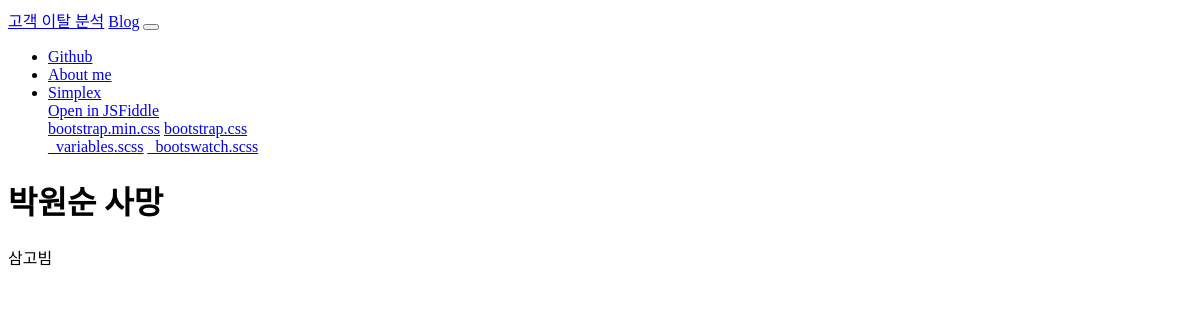
The page /blog/1/ on the database as committed earlier.
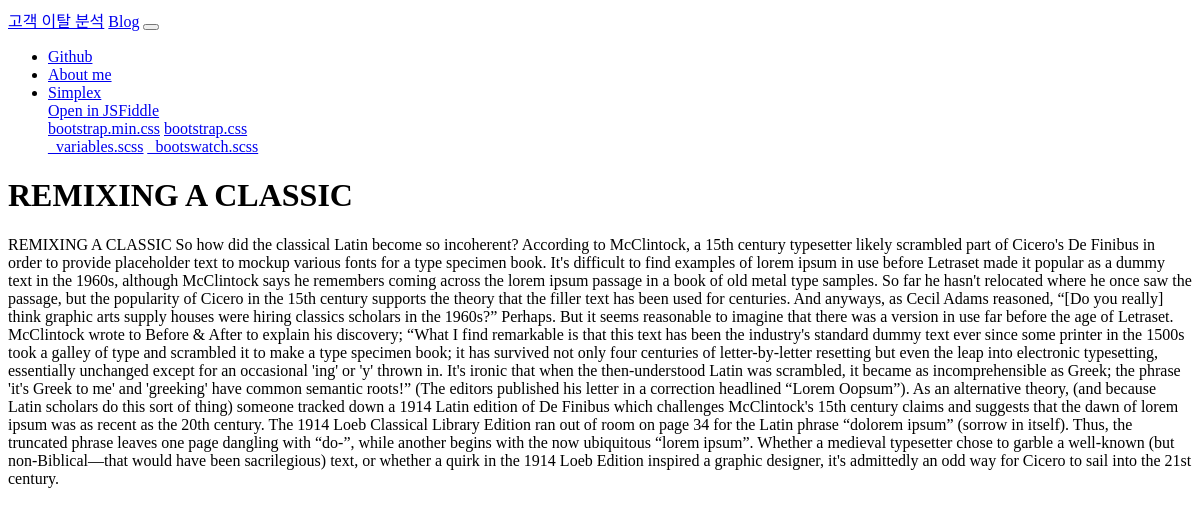
The same page on the database as committed later.
### blog/models.py (models this page shows, shortened)
class Post(models.Model):
    title = models.CharField(max_length=30)  # 길이제한 필요
    content = models.TextField()
    head_image = models.ImageField(upload_to='blog/%Y/%m/%d/', blank=True)
    created = models.DateTimeField()
    author = models.ForeignKey(User, on_delete=models.CASCADE)

### blog/views.py (the view)
# urls.py: path('<int:pk>/', views.PostDetail.as_view()),  # primary key
class PostDetail(DetailView):
    model = Post

### blog/templates/blog/post_detail.html (shortened to what this page needs)
<!DOCTYPE html>
<html lang="en">
<head>
</head>
<body>
<div class="navbar navbar-expand-lg fixed-top navbar-dark bg-primary" id="navbar">
    <div class="container">
        <a href="../" class="navbar-brand">고객 이탈 분석</a>
        <a href="../" class="navbar-toggle">Blog</a>
        <button class="navbar-toggler" type="button" data-toggle="collapse" data-target="#navbarResponsive"
                aria-controls="navbarResponsive" aria-expanded="false" aria-label="Toggle navigation">
        </button>
        <div class="collapse navbar-collapse" id="navbarResponsive">
            <ul class="navbar-nav">
                <li class="nav-item">
                    <a class="nav-link" href="https://github.com/taeyoung02/Web-django">Github</a>
                </li>
                <li class="nav-item">
                    <a class="nav-link" href="about_me">About me</a>
                </li>
                <li class="nav-item dropdown">
                    <a class="nav-link dropdown-toggle" data-toggle="dropdown" href="#" id="download">Simplex </a>
                    <div class="dropdown-menu" aria-labelledby="download">
                        <a class="dropdown-item" target="_blank" href="https://jsfiddle.net/bootswatch/3he50zsf/">Open
                            in JSFiddle</a>
                        <a class="dropdown-item" href="../4/simplex/bootstrap.min.css" download>bootstrap.min.css</a>
                        <a class="dropdown-item" href="../4/simplex/bootstrap.css" download>bootstrap.css</a>
                        <a class="dropdown-item" href="../4/simplex/_variables.scss" download>_variables.scss</a>
                        <a class="dropdown-item" href="../4/simplex/_bootswatch.scss" download>_bootswatch.scss</a>
                    </div>
                </li>
            </ul>
        </div>
    </div>
</div>
<h1>{{ object.title }}</h1>
<div>
    {{ object.content }}
</div>
</body>
</html>

Rows that differ between the two databases and show on the page:
changed Post: title "박원순 사망" → "REMIXING A CLASSIC"; content "삼고빔" → "REMIXING A CLASSIC So how did the classical Latin become so incoherent? According to McClintock, a 15th century typesetter likely scrambled part of Cicero's De Finibus in order to provide placeholder text to mockup various fonts for a type specimen book. It's difficult to find examples of lorem ipsum in use before Letraset made it popular as a dummy text in the 1960s, although McClintock says he remembers coming across the lorem ipsum passage in a book of old metal type samples. So far he hasn't relocated where he once saw the passage, but the popularity of Cicero in the 15th century supports the theory that the filler text has been used for centuries. And anyways, as Cecil Adams reasoned,…"
